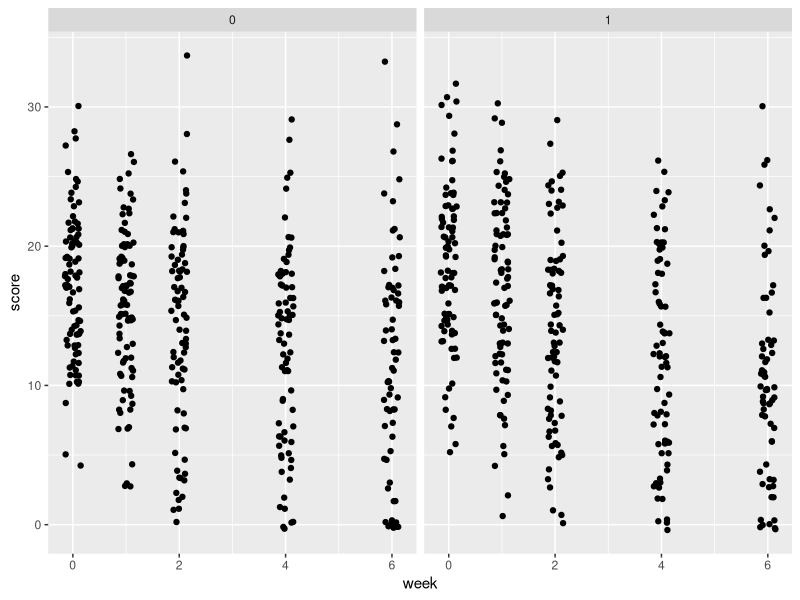
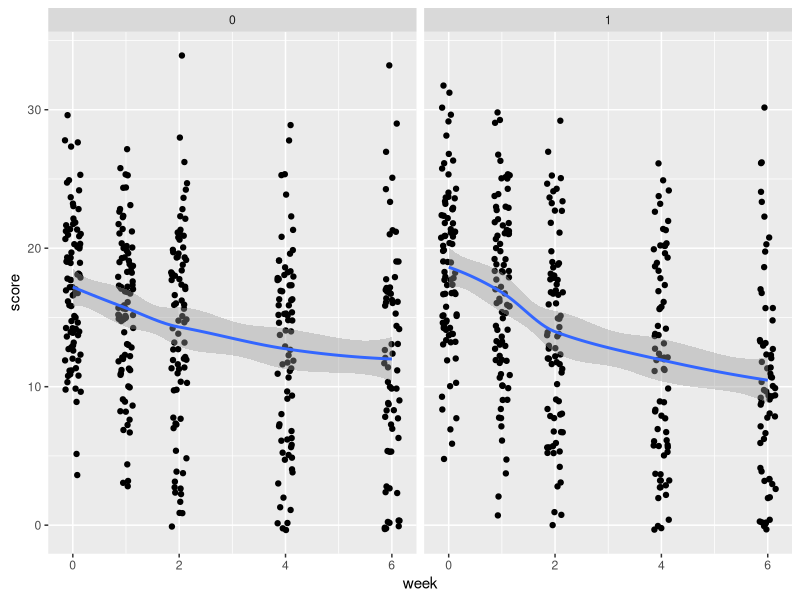
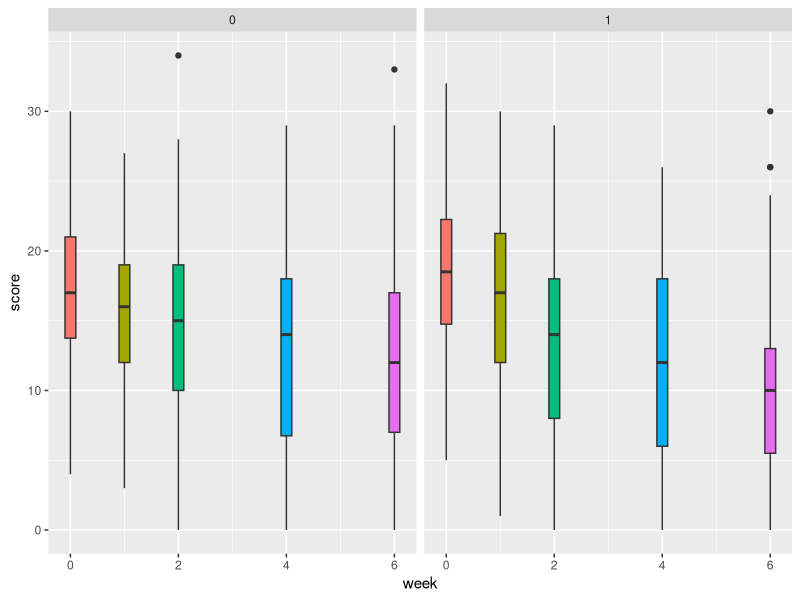
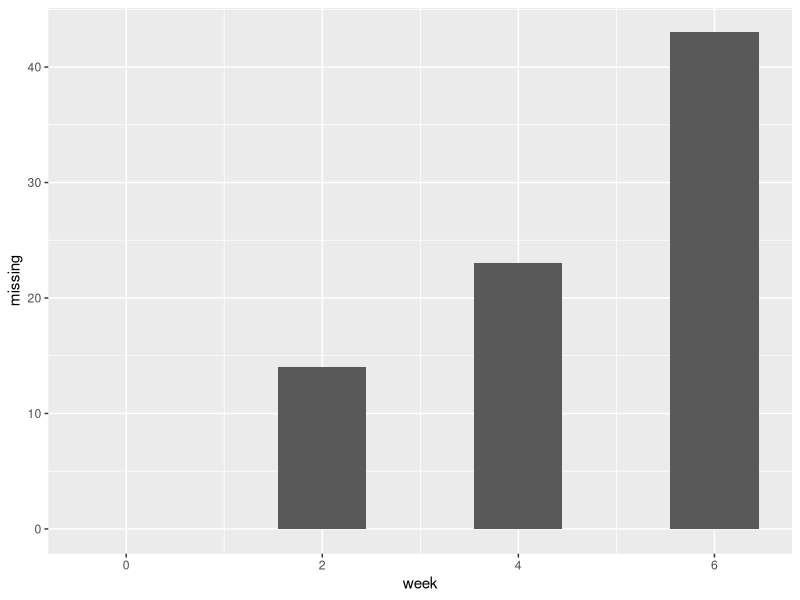

These figures' R source, in order:
## Nathen Byford
## Clinical trial EDA

library(tidyverse)

data <- read_csv("data/demo_real_data.csv")


# Data prep ---------------------------------------------------------------

# Read in patient level data
adsl <- read_csv("data/demo_real_data.csv")

# Read in longitudinal data
longi_score <- read_csv("data/longi_score_real_data.csv")

# Read in cluster result data 
cluster <- read_csv("data/cluster_real_data.csv")
cluster <- cluster[, c(2,3)]

# Merge patient level data and cluster data
adsl <- left_join(adsl, cluster, by = "id")



# Plots -------------------------------------------------------------------

longi_score |> 
  ggplot(aes(x = week, y = score)) +
  geom_jitter(width = .15) +
  # geom_line() +
  facet_wrap(~treat) +
  theme(legend.position = "none")


longi_score |> 
  ggplot(aes(x = week, y = score)) +
  geom_jitter(width = .15) +
  geom_smooth() +
  facet_wrap(~treat) +
  theme(legend.position = "none")

longi_score |> 
  ggplot(aes(x = week, y = score, group = week)) +
  # geom_jitter(width = .15) +
  # geom_violin(aes(fill = week)) +
  geom_boxplot(aes(fill = as.factor(week)), width = .2) +
  facet_wrap(~treat) +
  theme(legend.position = "none")


na_tab <- longi_score |> 
  summarise(
    missing = sum(is.na(score)),
    .by = week
  )

na_tab |> 
  ggplot(aes(x = week, y = missing)) +
  geom_col()

dim(longi_score)
dim(na.omit(longi_score))
